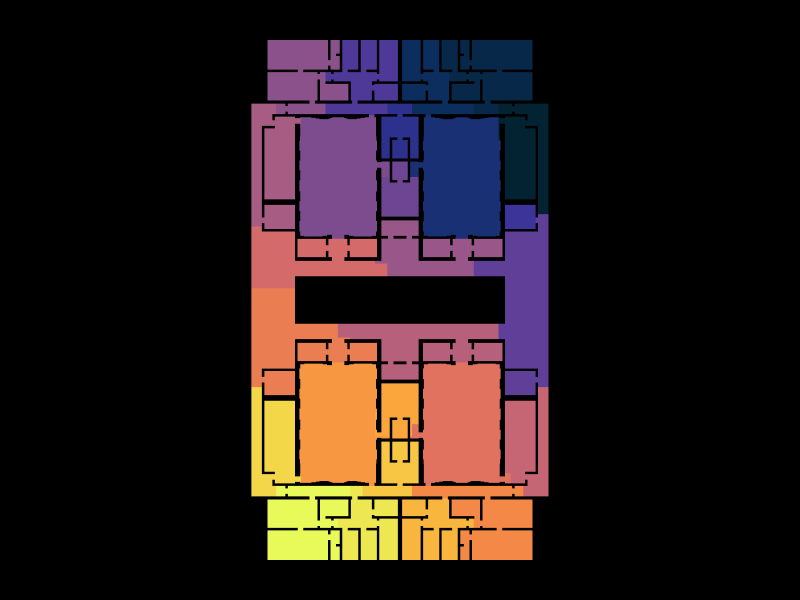

Notebook code for this chart:
### Code cell
Topology.Show(faces,
              faceColorKey="cp_color",
              faceOpacity=1,
              showEdges=False,
              showVertices=False,
              camera=[0,0,6],
              backgroundColor="black",
              width=800,
              height=600,
              renderer=renderer)
